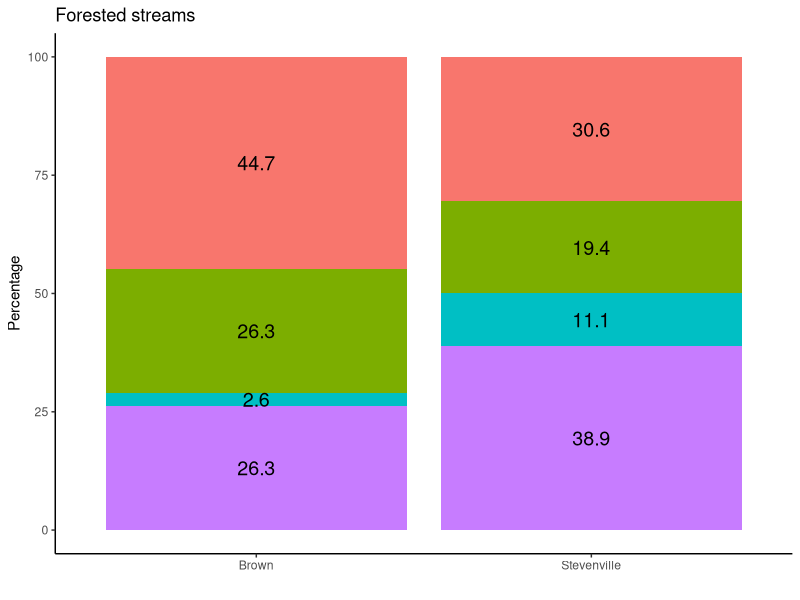
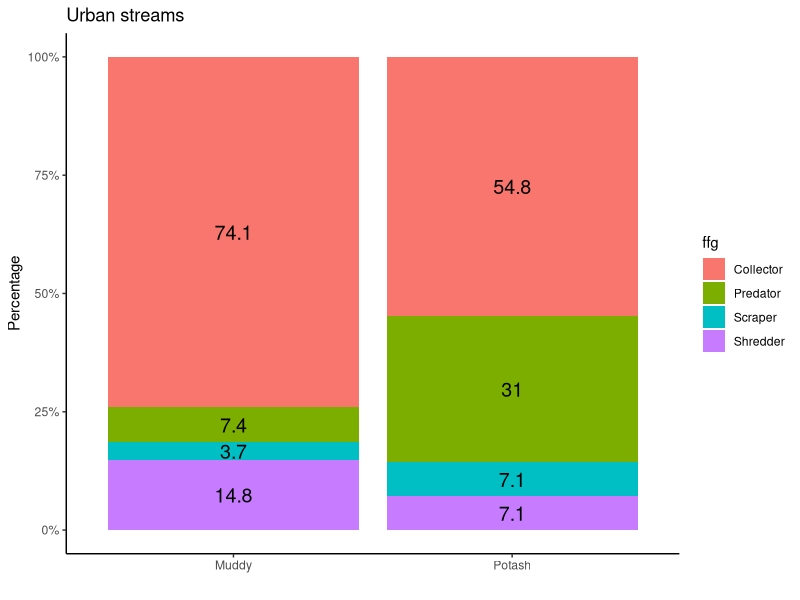
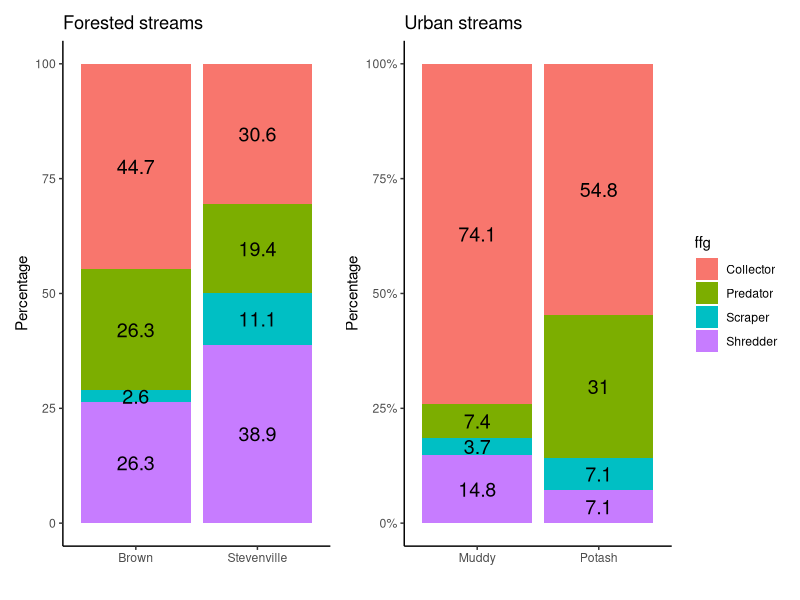
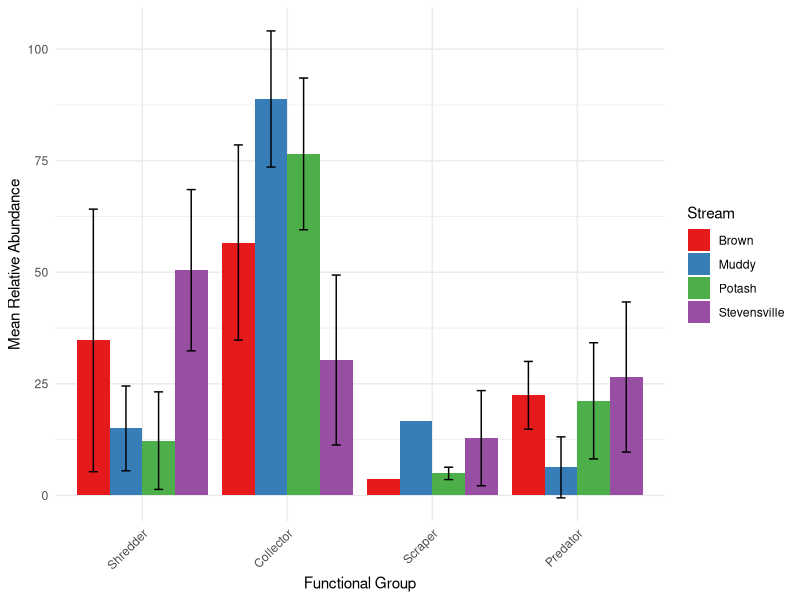

Write the R code that produced these figures, in order.




library(readxl)
library(dplyr)
library(ggplot2)
library(patchwork)

data <- read_excel('Sum_Stream_Data.xlsx', sheet = 'FFG')
head(data,6)

# Filtrar el dataframe para Pair1 (Brown y Stevenville)
Forested <- data[data$stream %in% c("Brown", "Stevenville"), ]


# Create a 100% stacked bar chart
f <- ggplot(Forested, aes(x = stream, y = value, fill = ffg)) +
  geom_bar(stat = "identity", position = "stack") +
  geom_text(aes(label = paste0(round(value,1))),
            size = 5, position = position_stack(vjust = 0.5),
            colour = "black") +
  labs(title = "Forested streams",
       y = "Percentage",
       x = "")  +
  theme_classic() +
  theme(legend.position = "none")
f


# Filtrar el dataframe para Pair2 (Potash y Muddy)
urban <- data[data$stream %in% c("Potash", "Muddy"), ]

# Crear un 100% stacked bar chart con porcentajes en el eje y y etiquetas de texto
u <- ggplot(urban, aes(x = stream, y = value, fill = ffg)) +
  geom_bar(stat = "identity", position = "stack") +
  geom_text(aes(label = paste0(round(value,1))),
            size = 5, position = position_stack(vjust = 0.5),
            colour = "black") +
  labs(title = "Urban streams",
       y = "Percentage",
       x = "") +
  theme_classic() +
  scale_y_continuous(labels = scales::percent_format(scale = 1))

u

f + u



# Relative abundance ------------------------------------------------------


data <- read_excel('Sum_Stream_Data.xlsx', sheet = 'Macros')
head(data,6)


# Calculate the total count of each Functional_Group within each combination of Stream and Pack
data_summary <- data %>%
  group_by(Stream, Pack, Functional_Group) %>%
  summarise(count = n()) %>%
  ungroup()

# Calculate the total count of Functional_Group within each combination of Stream and Pack
data_summary <- data_summary %>%
  group_by(Stream, Pack) %>%
  mutate(total_count = sum(count)) %>%
  ungroup()

# Calculate the relative abundance of each Functional_Group within each combination of Stream and Pack
data_summary <- data_summary %>%
  mutate(relative_abundance = (count / total_count) * 100)

# Select only necessary columns
result <- data_summary %>% 
  select(Stream, Pack, Functional_Group, relative_abundance)

# Print the result
print(result)




# Calculate the mean and standard deviation of the relative abundance for each Functional_Group within each Stream
mean_sd_relative <- data_summary %>%
  group_by(Stream, Functional_Group) %>%
  summarise(mean_relative_abundance = mean(relative_abundance),
            sd_relative_abundance = sd(relative_abundance))

# Print the result
print(mean_sd_relative)



# Reorder the Functional_Group variable as a factor with desired levels
mean_sd_relative$Functional_Group <- factor(mean_sd_relative$Functional_Group, levels = c("Shredder", "Collector", "Scraper", "Predator"))

# Plotting
ggplot(mean_sd_relative, aes(x = Functional_Group, y = mean_relative_abundance, fill = Stream)) +
  geom_bar(stat = "identity", position = "dodge") +
  geom_errorbar(aes(ymin = mean_relative_abundance - sd_relative_abundance, 
                    ymax = mean_relative_abundance + sd_relative_abundance),
                position = position_dodge(width = 0.9), width = 0.25) +
  labs(x = "Functional Group", y = "Mean Relative Abundance") +
  scale_fill_brewer(palette = "Set1") +
  theme_minimal() +
  theme(axis.text.x = element_text(angle = 45, hjust = 1),
        legend.position = "right")

